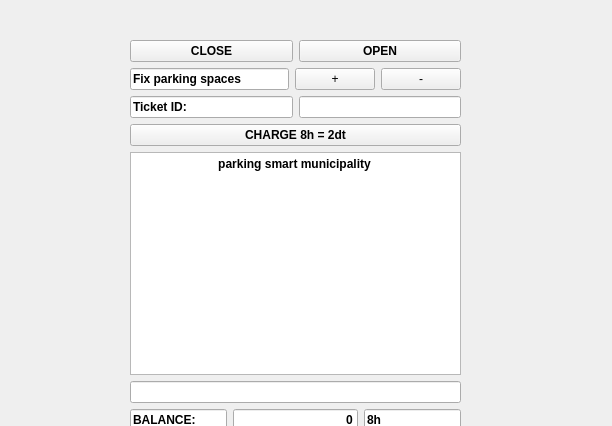
<?xml version="1.0" encoding="UTF-8"?>
<ui version="4.0">
 <class>arduinoo</class>
 <widget class="QDialog" name="arduinoo">
  <property name="geometry">
   <rect>
    <x>0</x>
    <y>0</y>
    <width>612</width>
    <height>426</height>
   </rect>
  </property>
  <property name="windowTitle">
   <string>Dialog</string>
  </property>
  <widget class="QPushButton" name="pushButton_6">
   <property name="geometry">
    <rect>
     <x>380</x>
     <y>440</y>
     <width>75</width>
     <height>23</height>
    </rect>
   </property>
   <property name="text">
    <string>Reset</string>
   </property>
  </widget>
  <widget class="QWidget" name="layoutWidget">
   <property name="geometry">
    <rect>
     <x>130</x>
     <y>40</y>
     <width>331</width>
     <height>391</height>
    </rect>
   </property>
   <layout class="QVBoxLayout" name="verticalLayout">
    <item>
     <layout class="QHBoxLayout" name="horizontalLayout_4">
      <item>
       <widget class="QPushButton" name="pushButton_2">
        <property name="font">
         <font>
          <weight>75</weight>
          <bold>true</bold>
         </font>
        </property>
        <property name="text">
         <string>CLOSE</string>
        </property>
       </widget>
      </item>
      <item>
       <widget class="QPushButton" name="pushButton">
        <property name="font">
         <font>
          <weight>75</weight>
          <bold>true</bold>
         </font>
        </property>
        <property name="text">
         <string>OPEN</string>
        </property>
       </widget>
      </item>
     </layout>
    </item>
    <item>
     <layout class="QHBoxLayout" name="horizontalLayout_2">
      <item>
       <widget class="QLineEdit" name="lineEdit">
        <property name="font">
         <font>
          <weight>75</weight>
          <bold>true</bold>
         </font>
        </property>
        <property name="layoutDirection">
         <enum>Qt::LeftToRight</enum>
        </property>
        <property name="autoFillBackground">
         <bool>false</bool>
        </property>
        <property name="text">
         <string>Fix parking spaces</string>
        </property>
        <property name="echoMode">
         <enum>QLineEdit::Normal</enum>
        </property>
        <property name="readOnly">
         <bool>true</bool>
        </property>
       </widget>
      </item>
      <item>
       <widget class="QPushButton" name="pushButton_5">
        <property name="text">
         <string>+</string>
        </property>
       </widget>
      </item>
      <item>
       <widget class="QPushButton" name="pushButton_4">
        <property name="text">
         <string>-</string>
        </property>
       </widget>
      </item>
     </layout>
    </item>
    <item>
     <layout class="QHBoxLayout" name="horizontalLayout_6">
      <item>
       <widget class="QLineEdit" name="lineEdit_2">
        <property name="font">
         <font>
          <weight>75</weight>
          <bold>true</bold>
         </font>
        </property>
        <property name="text">
         <string>Ticket ID:</string>
        </property>
        <property name="readOnly">
         <bool>true</bool>
        </property>
       </widget>
      </item>
      <item>
       <widget class="QLineEdit" name="lineEdit_3"/>
      </item>
     </layout>
    </item>
    <item>
     <widget class="QPushButton" name="pushButton_3">
      <property name="font">
       <font>
        <weight>75</weight>
        <bold>true</bold>
       </font>
      </property>
      <property name="text">
       <string>CHARGE 8h = 2dt</string>
      </property>
     </widget>
    </item>
    <item>
     <layout class="QHBoxLayout" name="horizontalLayout_3"/>
    </item>
    <item>
     <widget class="QPlainTextEdit" name="plainTextEdit">
      <property name="font">
       <font>
        <weight>75</weight>
        <bold>true</bold>
       </font>
      </property>
      <property name="readOnly">
       <bool>true</bool>
      </property>
      <property name="plainText">
       <string>                         parking smart municipality     </string>
      </property>
     </widget>
    </item>
    <item>
     <widget class="QLineEdit" name="lineEdit_4">
      <property name="sizePolicy">
       <sizepolicy hsizetype="Expanding" vsizetype="Fixed">
        <horstretch>0</horstretch>
        <verstretch>0</verstretch>
       </sizepolicy>
      </property>
      <property name="font">
       <font>
        <weight>75</weight>
        <bold>true</bold>
       </font>
      </property>
      <property name="text">
       <string/>
      </property>
      <property name="readOnly">
       <bool>true</bool>
      </property>
     </widget>
    </item>
    <item>
     <layout class="QHBoxLayout" name="horizontalLayout"/>
    </item>
    <item>
     <layout class="QHBoxLayout" name="horizontalLayout_5"/>
    </item>
    <item>
     <layout class="QHBoxLayout" name="horizontalLayout_7">
      <item>
       <widget class="QLineEdit" name="lineEdit_7">
        <property name="font">
         <font>
          <weight>75</weight>
          <bold>true</bold>
         </font>
        </property>
        <property name="text">
         <string>BALANCE:</string>
        </property>
        <property name="readOnly">
         <bool>true</bool>
        </property>
       </widget>
      </item>
      <item>
       <widget class="QLineEdit" name="lineEdit_6">
        <property name="sizePolicy">
         <sizepolicy hsizetype="Fixed" vsizetype="Fixed">
          <horstretch>0</horstretch>
          <verstretch>0</verstretch>
         </sizepolicy>
        </property>
        <property name="font">
         <font>
          <weight>75</weight>
          <bold>true</bold>
         </font>
        </property>
        <property name="text">
         <string>0</string>
        </property>
        <property name="alignment">
         <set>Qt::AlignRight|Qt::AlignTrailing|Qt::AlignVCenter</set>
        </property>
        <property name="readOnly">
         <bool>true</bool>
        </property>
       </widget>
      </item>
      <item>
       <widget class="QLineEdit" name="lineEdit_5">
        <property name="font">
         <font>
          <weight>75</weight>
          <bold>true</bold>
         </font>
        </property>
        <property name="text">
         <string>8h</string>
        </property>
        <property name="readOnly">
         <bool>true</bool>
        </property>
       </widget>
      </item>
     </layout>
    </item>
   </layout>
  </widget>
 </widget>
 <resources/>
 <connections/>
</ui>
